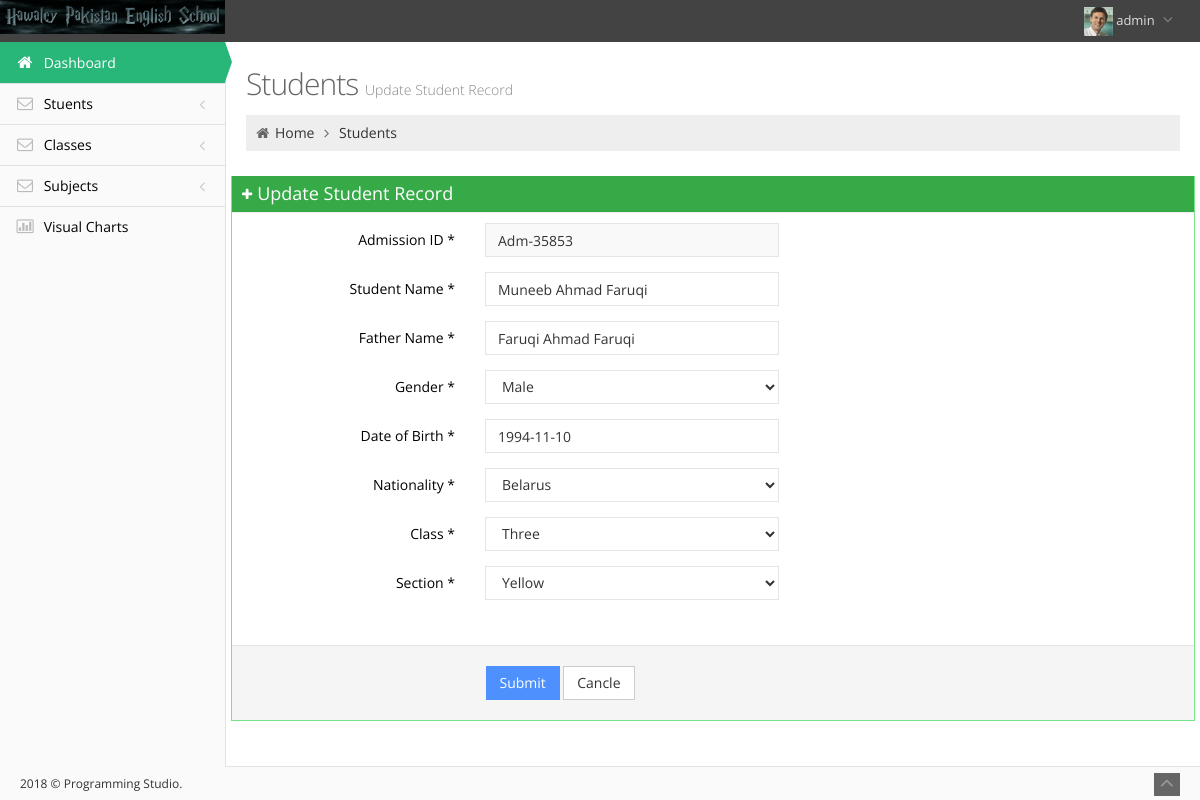
Screenshot of /edit_student.php?student=Adm-35853 (signed in) with the database file from the repository.
### tables this page shows
CREATE TABLE `students` (
  `reg_id` int(11) NOT NULL,
  `adm_no` varchar(30) NOT NULL,
  `name` varchar(30) NOT NULL,
  `fname` varchar(30) NOT NULL,
  `dob` date NOT NULL,
  `gender` varchar(10) NOT NULL,
  `nationality` varchar(100) NOT NULL,
  `class` int(11) NOT NULL,
  `section` int(11) NOT NULL,
  `status` int(11) NOT NULL
);

### edit_student.php (the view, shortened to what this page needs)
<?php
	include "includes/header.php";
	if(isset($_GET['student'])){
		$adm_no= mysqli_real_escape_string($link,$_GET['student']);
		$get_student = "SELECT * FROM students WHERE adm_no= '$adm_no'";
		$result_get_student= mysqli_query($link, $get_student);
		if($result_get_student){
			$data= mysqli_fetch_assoc($result_get_student);
			$std_name = $data['name'];
			$fname = $data['fname'];
			$dob = $data['dob'];
			$gender = $data['gender'];
			$nationality = $data['nationality'];
			$class = $data['class'];
			$section = $data['section'];
		}
	}
?>
<?php
	include "includes/sidebar.php";
?>
<div class="row">
<div class="col-md-12">
<h3 class="page-title">
Students <small>Update Student Record</small>
</h3>
<ul class="page-breadcrumb breadcrumb">
<li>
	<i class="fa fa-home"></i>
	<a href="dashboard.php">
		Home
	</a>
	<i class="fa fa-angle-right"></i>
</li>
<li>
	<a href="#">
		Students
	</a>
</li>
</ul>
</div>
</div>
<div class="row">
<div class="portlet box green">
<div class="portlet-title">
	<div class="caption">
		<i class="fa fa-plus"></i>Update Student Record
	</div>
</div>
<div class="portlet-body form">
<form class="form-horizontal" method="post" >
	<div class="form-body">
		<div class="form-group">
			<label class="col-md-3 control-label">Admission ID *</label>
			<div class="col-md-4">
					<input type="text" name="adm_no" readonly class="form-control" placeholder="Enter Admission Number" value="<?php echo $adm_no; ?>">
			</div>
		</div>
		<div class="form-group">
			<label class="col-md-3 control-label">Student Name *</label>
			<div class="col-md-4">
				<input type="text" name="std_name" class="form-control" placeholder="Enter Student Name" value="<?php echo $std_name; ?>">
			</div>
		</div>
		<div class="form-group">
			<label class="col-md-3 control-label">Father Name *</label>
			<div class="col-md-4">
				<input type="text" name="fname" class="form-control" placeholder="Enter Father Name" value="<?php echo $fname; ?>">
			</div>
		</div>
		<div class="form-group">
			<label class="col-md-3 control-label">Gender *</label>
			<div class="col-md-4">
				<select class="form-control" name="gender">
					<?php if($gender=="Male"){
						$male="selected";
					} else{
						$male="";
						$female ="selected";
					}
					?>
					<option value="Male" <?php echo $male; ?>>Male</option>
				</select>
			</div>
		</div>
		<div class="form-group">
			<label class="col-md-3 control-label">Date of Birth *</label>
			<div class="col-md-4">
				<input class="form-control form-control-inline  date-picker" type="text" name="dob" value="<?php echo $dob; ?>" >
			</div>
		</div>
		<div class="form-group">
			<label class="col-md-3 control-label">Nationality *</label>
			<div class="col-md-4">
				<select class="form-control" name="nationality">
					<?php
						$country_query= "SELECT * from apps_countries";
						$query_result=mysqli_query($link,$country_query);
						if($query_result){
							while($row= mysqli_fetch_assoc($query_result)){
								if($row['country_name']==$nationality){
									$selected="selected";
								}else{
									$selected="";
								}
								?>
								<option value="<?php echo $row['country_name'] ?>" <?php echo $selected; ?> ><?php echo $row['country_name']; ?></option>
								<?php
							}
						}
					?>
				</select>
			</div>
		</div>
		<div class="form-group">
			<label class="col-md-3 control-label">Class *</label>
			<div class="col-md-4">
				<select class="form-control" name="class">
					<?php
						$class_query= "select * from class where status= 1";
						$result_class=mysqli_query($link,$class_query);
						while($row= mysqli_fetch_assoc($result_class)){
							if($row['id']==$class){
								$selected="selected";
							}else{
								$selected="";
							}
							?>
							<option value="<?php echo $row['id']; ?>" <?php echo $selected; ?> ><?php echo $row['name']; ?></option>
							<?php
						}
					?>
				</select>
			</div>
		</div>
	<div class="form-group">
		<label class="col-md-3 control-label">Section *</label>
		<div class="col-md-4">
			<select class="form-control" name="section">
				<?php
					$section_query= "select * from section where status= 1";
					$result_section=mysqli_query($link,$section_query);
					while($row= mysqli_fetch_assoc($result_section)){
						if($row['id']== $section){
							$selected="selected";
						}else{
							$selected="";
						}
						?>
						<option value="<?php echo $row['id']; ?>" <?php echo $selected; ?>><?php echo $row['name']; ?></option>
						<?php
					}
				?>
			</select>
		</div>
	</div>
		</div>
	<div class="form-actions fluid">
		<div class="col-md-offset-3 col-md-9">
			<button type="submit" name="btn_save" class="btn blue">Submit</button>
			<a href="manage_students.php" class="btn btn-default">Cancle</a>
		</div>
	</div>
</form>
</div>
</div>
</div>
<?php
	include "includes/footer.php"
?>

### assets/css/style-metronic.css (style rules this page uses)
.btn { border-width: 0; padding: 7px 14px; font-size: 14px; outline: none !important; -webkit-box-shadow: none !important; -moz-box-shadow: none !important; box-shadow: none !important; -webkit-border-radius: 0 !important; -moz-border-radius: 0 !important; border-radius: 0 !important; text-shadow: none; }
.btn-default { border-width: 1px; padding: 6px 13px; }
.btn.blue { color: white; text-shadow: none; background-color: #4d90fe; }
label { font-weight: 400; font-size: 14px; }
.form-control { font-size: 14px; font-weight: normal; color: #333333; background-color: #ffffff; border: 1px solid #e5e5e5; border-radius: 0; -webkit-box-shadow: none; box-shadow: none; -webkit-transition: border-color ease-in-out .15s, box-shadow ease-in-out .15s; transition: border-color ease-in-out .15s, box-shadow ease-in-out .15s; }
.form-control[disabled], .form-control[readonly], fieldset[disabled] .form-control { cursor: not-allowed; background-color: #eeeeee; }
input[readonly], select[readonly], textarea[readonly] { cursor: not-allowed; background-color: #F9F9F9 !important; }
.form-control-inline { display: inline-block !important; }

### assets/css/themes/light.css (style rules this page uses)
body { background-color: #fafafa !important; }

### assets/css/print.css (style rules this page uses)
body { background-color: #fff !important; }

### rows the page displays
students: std_name "Muneeb Ahmad Faruqi", fname "Faruqi Ahmad Faruqi", dob "1994-11-10"

### other values shown
$_SESSION['user_name'] "admin"
form field nationality "Belarus"
form field class "Three"
form field section "Yellow"
